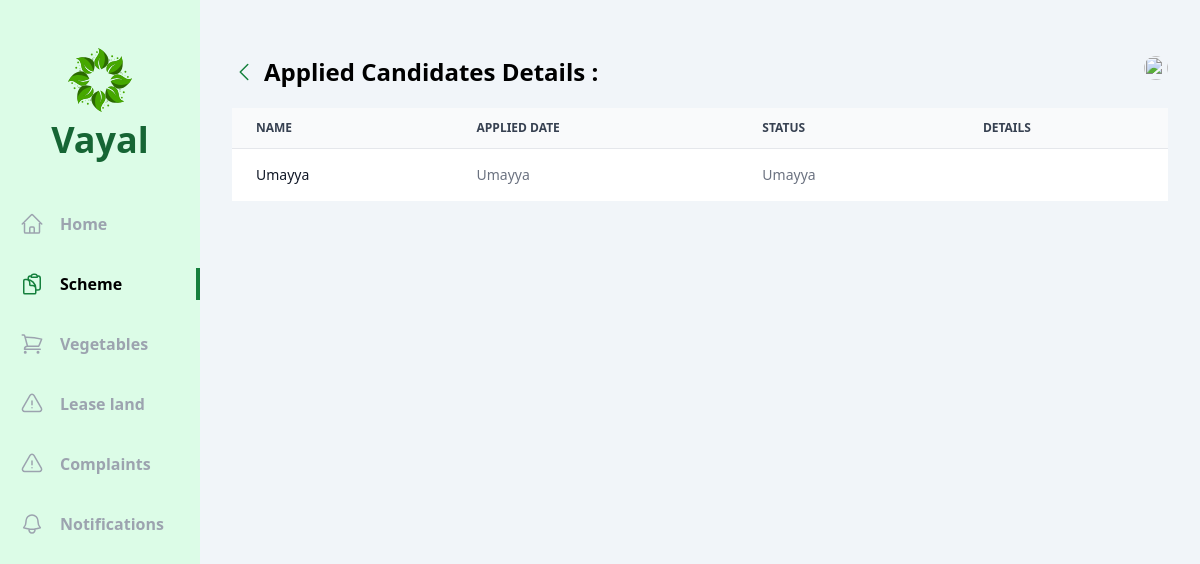
/officer/schemes/1/applied_users, run on an earlier commit of the app's database.
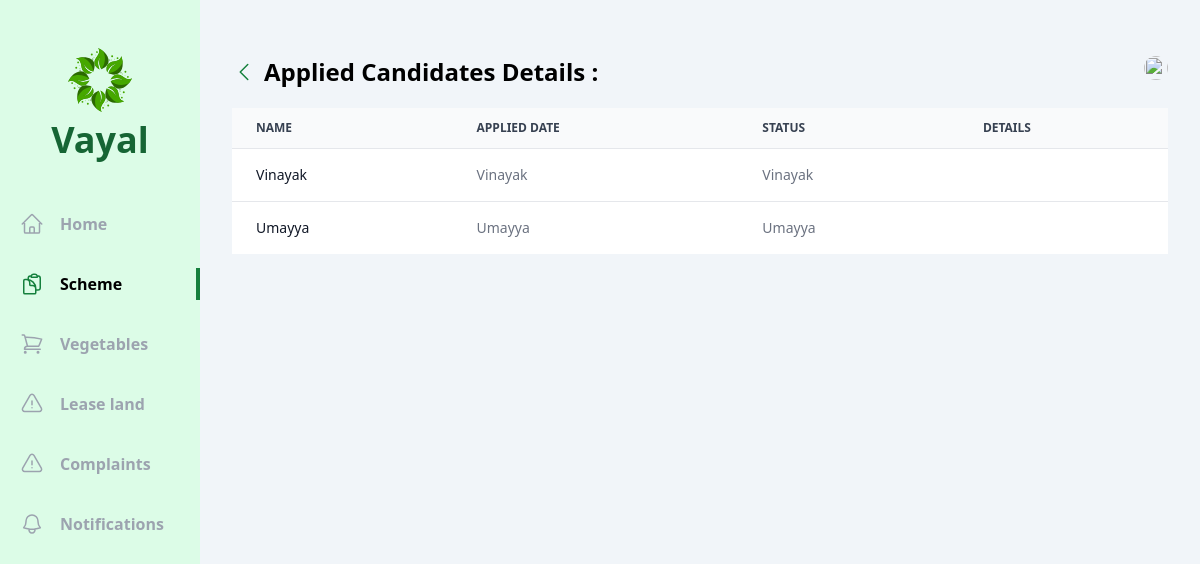
And on a later commit of the database.
### officer/models.py (models this page shows, shortened)
class SchemeApplication(models.Model):
    scheme=models.ForeignKey(Scheme, on_delete=models.CASCADE)
    vayal_user = models.ForeignKey(Vayal_User, on_delete=models.CASCADE)
    benefiting=models.CharField(max_length=50,choices= benefiting)
    house_number= models.CharField(max_length=250)
    ward_number= models.CharField(max_length=250)
    total_land_area = models.CharField(max_length=255)
    land_survay_no= models.CharField(max_length=5)
    bank_name=models.CharField(max_length=255)
    branch=models.CharField(max_length=255)
    account_no=models.CharField(max_length=19)
    sign=models.ImageField(upload_to='sign/')
    aadhar=models.ImageField(upload_to='aadhar/')
    land_tax=models.ImageField(upload_to='land_tax/')
    bank_pass=models.ImageField(upload_to='bank_pass/')
    applied_date=models.DateTimeField(auto_now_add=True)
    status = models.CharField(max_length=50, choices=scheme_status, default='Pending')

### vayal_user/models.py (models this page shows, shortened)
class Vayal_User(models.Model):
    account = models.OneToOneField(User, on_delete=models.CASCADE)
    name=models.CharField(max_length=225)
    dob=models.DateField()
    gender= models.CharField(max_length=20, choices=gender)
    phone_number = models.CharField(max_length=10)
    aadhar_number= models.CharField(max_length=12)
    cast=models.CharField(max_length=20, choices=cast)
    house_name=models.CharField(max_length=225)
    place=models.CharField(max_length=225)
    village=models.CharField(max_length=225)
    pincode = models.CharField(max_length=6)
    muncipality=models.CharField(max_length=225,default="Kozhikode")
    district=models.CharField(max_length=225,default="Kozhikode")
    land_ownership=models.CharField(max_length=20, choices=land)
    photo=models.ImageField(upload_to='photos/')
    vegetable_permission=models.CharField(max_length=225,default="Pending")

### officer/views/scheme_application.py (the view)
# urls.py: path('schemes/',schemes.index,name='schemes'),
def index(request,id):
    scheme=Scheme.objects.get(id=id)
    scheme_application= SchemeApplication.objects.filter(scheme=scheme)
    return render(request,'officer/scheme_application/index.html',{'scheme_application':scheme_application})

### officer/templates/officer/scheme_application/index.html (shortened to what the changed rows need)
{% extends 'base.html' %}
{% load tailwind_filters %}
{% block content %}
<div class="flex  bg-slate-100">
  <div class="w-2/12 bg-green-100 flex flex-col items-center pb-10">
      <div class="my-12 flex flex-col gap-2 justify-center items-center">
          <h1 class="text-4xl font-bold text-green-800 ">Vayal</h1>
      </div>
    </div>
    <div class="w-10/12 h-screen overflow-y-auto px-8 py-14">
      <div class="flex justify-between mb-5">
        <div class="flex items-center gap-2">
            <h1 class="text-2xl font-bold">Applied Candidates Details :
            </h1>
        </div>
        </div>
        <div class="border-none rounded-lg">
            <table class="min-w-full divide-y divide-gray-200 text-sm text-left text-gray-500">
                <thead class="text-xs text-gray-700 uppercase bg-gray-50">
                    <tr class="">
                        <th scope="col" class="px-6 py-3">
                           Name
                        </th>
                        <th scope="col" class="px-6 py-3">
                            Applied Date
                        </th>
                        <th scope="col" class="px-6 py-3">
                            Status
                        </th>
                        <th scope="col" class="px-6 py-3" colspan="2">
                            Details
                        </th>
                    </tr>
                </thead>
                <tbody>
                    {% for scheme_application in scheme_application %}
                        <tr class="bg-white border-b last:border-none">
                            <th scope="row" class="px-6 py-4 font-medium text-gray-900 whitespace-nowrap">
                                {{scheme_application.vayal_user.name }}
                            </th>
                            <td class="px-6 py-4">
                                {{scheme_application.vayal_user.name }}
                            </td>
                            <td class="px-6 py-4">
                                {{scheme_application.vayal_user.name }}
                            </td>
                            <td class="px-6 py-4">
                            </td>
                        </tr>
                    {% endfor %}
                </tbody>
            </table>
        </div>
    </div>
</div>
{% endblock content %}

What changed in the data, as far as the page shows it:
added SchemeApplication: vayal_user.name "Vinayak"
